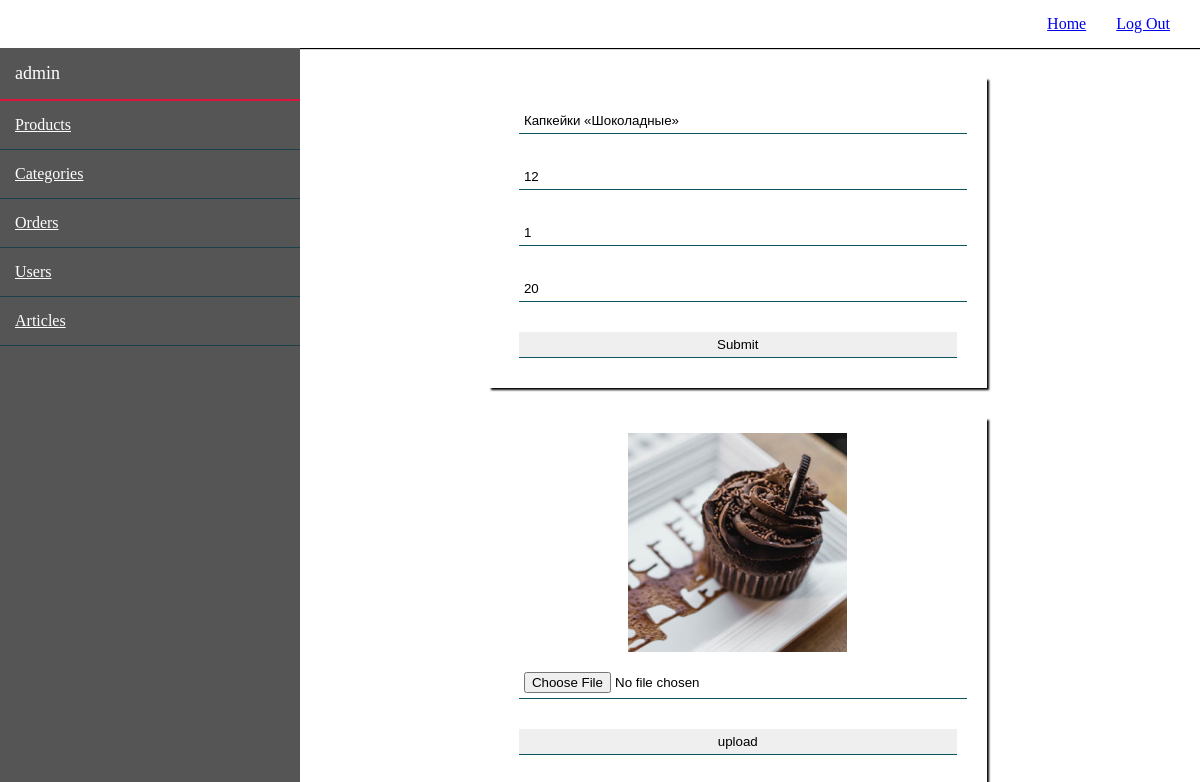
/admin/update/products/1 (signed in), run on the app's committed database.
### tables this page shows
CREATE TABLE `fields_meta` (
  `id` int(11) NOT NULL,
  `name` varchar(50) NOT NULL,
  `table_name` varchar(50) NOT NULL,
  `type` enum('text','email','disabled','file','password','date','number','bigText') NOT NULL,
  `caption` varchar(50) NOT NULL
);

CREATE TABLE `products` (
  `id` int(6) NOT NULL,
  `name` varchar(100) NOT NULL,
  `price` int(11) NOT NULL,
  `img` varchar(50) NOT NULL,
  `id_category` int(6) NOT NULL,
  `amount` int(5) NOT NULL
);

### core/routing/Route.php (called while the page is built, shortened)
<?php
class Route
{
    protected $uri;
    protected $method;
    public function __construct(string $uri, string $action, string $method = null)
    {
        $this->uri = $uri;
        $temp = explode('/', $action);
        $this->method = $method;
    }
    protected function checkMethod(string $method): bool
    {
        if($this->method === null) {
            return true;
        }
        return strtolower($this->method) === strtolower($method);
    }
    public function checkURI($uri): bool
    {
        return preg_match("~^$this->uri$~", $uri);
    }
    public function checkRequest(Request $request): bool
    {
        if(!$this->checkMethod($request->method)){
            return false;
        }
        if(!$this->checkURI($request->uri)) {
            return false;
        }
        return true;
    }
}
function route(string $uri, string $action, string $method = null) {
    return new Route($uri, $action, $method);
}

### config/routes.php (called while the page is built, shortened)
<?php
    return [
        route('', 'PageController/showHomePage'),
        route('contact', 'PageController/showContactPage'),
        route('about', 'PageController/showAboutPage'),
        route('blog', 'PageController/showBlogPage'),
        route('single/([0-9]+)', 'PageController/showSinglePage/$1'),
        route('cake/([0-9]+)', 'PageController/showCakePage/$1'),
        route('login', 'AuthController/showLoginForm', GET),
        route('login', 'AuthController/processLogin', POST),
        route('register', 'AuthController/showRegistrationForm', GET),
        route('register', 'AuthController/processRegistration', POST),
        route('logout', 'AuthController/logout'),
        route('admin/list/([a-z]+)/([0-9]+)', 'AdminController/listAdminPage/$1/$2'),
        route('admin/add/([a-z]+)', 'AdminController/addShowAdminPage/$1', GET),
        route('admin/add/([a-z]+)', 'AdminController/addProcessAdminPage/$1', POST),
        route('admin/delete/([a-z]+)/([0-9]+)', 'AdminController/deleteAdminPage/$1/$2'),
        route('admin/update/([a-z]+)/([0-9]+)', 'AdminController/updateShowAdminPage/$1/$2', GET),
        route('admin/update/([a-z]+)/([0-9]+)', 'AdminController/updateProcessAdminPage/$1/$2', POST),
        route('api/products', 'APIController/getProducts'),
        route('api/products/byId', 'APIController/getProductsById'),
        route('makeOrder', 'OrdersController/newOrder'),
        route('confirm', 'AuthController/showLoginForm')
    ];

### core/routing/RequestFormer.php (called while the page is built, shortened)
<?php
class RequestFormer
{
    public static function getRequest(): Request {
        $request = new Request();
        if(!empty($_SERVER['REQUEST_URI'])){
            $uri = str_replace(ROOT_DIR, '', urldecode($_SERVER['REQUEST_URI']));
            $uri = trim($uri, '/');
            $request->uri = $uri;
        }
        $request->method = $_SERVER['REQUEST_METHOD'];
        return $request;
    }
}

### core/view/View.php (called while the page is built, shortened)
<?php
class View
{
    protected $view;
    protected $params;
    public function __construct(string $view, array $params = null)
    {
        $this->view = $view;
        $this->params = $params;
    }
    public function show() {
        $params = $this->params;
        require_once ROOT . '/views/' . $this->view . '.php';
    }
}

### index.php (called while the page is built, shortened)
<?php
$router = new \core\Router();
    $router->run();

### model/services/AuthService.php (called while the page is built, shortened)
<?php
class AuthService
{
    public static function getName()
    {
        return $_SESSION['USER']['name'];
    }
}

### core/dataBase/Database/Database.php (called while the page is built, shortened)
<?php
class Database
{
    private $connection;
    public function __construct(PDO $connection)
    {
        $this->connection = $connection;
    }
    public function query(string $query, array $params = null, string $fetchClass = null): array {
        $sth = $this->connection->prepare($query);
        $sth->execute($params);
        if($fetchClass) {
            $sth->setFetchMode(PDO::FETCH_CLASS, $fetchClass);
        } else {
            $sth->setFetchMode(PDO::FETCH_ASSOC);
        }
        $result = [
            'data' => $sth->fetchAll(),
            'error' => $sth->errorInfo()
        ];
        return $result;
    }
}

### core/dataBase/SQL.php (called while the page is built, shortened)
<?php
require_once 'Database/Database.php';
class SQL
{
    private static $dbh;
    private $connection;
    private $query;
    private $params;
    function __construct(PDO $connection = null)
    {
        if ($connection) {
            $this->connection = new Database($connection);
        } else {
            $this->connection = new Database(self::$dbh);
        }
        $this->params = [];
        $this->query = [];
    }
    public static function setConnection(PDO $dbh): void
    {
        self::$dbh = $dbh;
    }
    public function table(array $table): SQL
    {
        $this->query['table'] = $table;
        return $this;
    }
    public function select(array $cols = []): SQL
    {
        $this->query['select'] = $cols;
        return $this;
    }
    public function where(array $conditions): SQL
    {
        $this->query['where'] = $conditions;
        return $this;
    }
    private function buildQuery(): string
    {
        $qStr = '';
        if ($this->checkCommand('delete')) {
            $qStr = $this->formDeleteQuery();
        } elseif ($this->checkCommand('select')) {
            $qStr = $this->formSelectQuery();
        } elseif ($this->checkCommand('insert')) {
            $qStr = $this->formInsertQuery();
        } elseif ($this->checkCommand('update')) {
            $qStr = $this->formUpdateQuery();
        }
        return $qStr;
    }
    private function formSelectQuery(): string
    {
        $qStr = 'SELECT ';
        $qStr .=  ($this->query['select'])?
            implode(', ', $this->query['select']) : '*';
        if($this->checkCommand('table')){
            $this->addFrom($qStr, $this->query['table']);
        }
        if ($this->checkCommand('where')) {
            $this->addWhere($qStr, $this->query['where']);
        }
        return $qStr;
    }
    private function addWhere(string &$qStr, array &$params, string $prefix = 'where_')
    {
        $firstCond = array_shift($params);
        $qStr .= ' WHERE ' . $firstCond->getLeft() . ' '
            . $firstCond->getOperation() . $this->getNamedParam($prefix, 0);
        $this->params[$this->getNamedParam($prefix, 0)] = $firstCond->getRight();
    }
    private function getNamedParam(string $prefix, int $num): string
    {
        return ':' . $prefix . $num;
    }
    private function checkCommand(string $command): bool
    {
        if (array_key_exists($command, $this->query)) {
            return true;
        }
        return false;
    }
    private function substituteQueryParams(string $query, array $params = null): string
    {
        foreach ($params as $key => &$value) {
            $query = str_replace($key,  $this->connection->quote($value) , $query);
        }
        return $query;
    }
    public function exec(string $fetchClass = null): SQLResult
    {
        $query = $this->buildQuery();
        $answer = $this->connection->query($query, $this->params, $fetchClass);
        $query = $this->substituteQueryParams($query, $this->params);
        return new SQLResult($answer['data'], $query, $answer['error']);
    }
}

### controllers/AdminController.php (called while the page is built, shortened)
<?php
class AdminController
{
    public  function updateShowAdminPage($tableName, $id){
        $data = $this->getDB()->table([$tableName])->
                        select()->where([\database\sql\equals('id', $id)])->
                        exec()->getData()[0];
        $fields = $this->getDB()->table(['fields_meta'])
            ->select()->where([\database\sql\equals('table_name', $tableName)])->exec()->getData();
        $files = [];
        foreach ($fields as $index => $field) {
            if ($field['type'] == 'file') {
                $files[$field['name']] = $data[$field['name']];
                unset($data[$field['name']]);
                unset($fields[$index]);
            }
        }
        $params = [
            'title' => APP_TITLE,
            'page' => 'home',
            'data' => $data,
            'fields'=>$fields,
            'tab' => ucfirst($tableName),
            'pageName'=>$tableName,
            'files' => $files
        ];
        return \core\view('adminUpdate', $params);
    }
}

### core/dataBase/conditions/Condition.php (called while the page is built, shortened)
<?php
abstract class Condition
{
    private $left;
    private $right;
    public function __construct($leftOperand, $rightOperand)
    {
        $this->left = $leftOperand;
        $this->right = $rightOperand;
    }
    public function getLeft()
    {
        return $this->left;
    }
    public function getRight()
    {
        return $this->right;
    }
}

### core/dataBase/conditions/Equals.php (called while the page is built, shortened)
<?php
require_once 'Condition.php';
class Equals extends Condition
{
    public function getOperation(): string
    {
        return '=';
    }
}

### core/Linker.php (called while the page is built, shortened)
<?php
class Linker
{
    public static function linkImage(string $name): string {
        return ROOT_DIR.'/images/'.$name;
    }
}

### views/adminUpdate.php (the view, shortened to what this page needs)
<!DOCTYPE html>
<html>
<head>
</head>
<body>
<header>
    <div class="links">
        <a href="<?= ROOT_DIR ?>">Home</a>
        <a href="<?= ROOT_DIR.'/logout' ?>">Log Out</a>
    </div>
</header>
<section class="content">
    <div class="sidebar">
        <div class="user">
            <?= AuthService::getName() ?>
        </div>
        <div class="menu">
            <div class="item"><a href="<?= ROOT_DIR.'/admin/list/products/1' ?>">Products</a></div>
            <div class="item"><a href="<?= ROOT_DIR.'/admin/list/category/1' ?>">Categories</a></div>
            <div class="item"><a href="<?= ROOT_DIR.'/admin/list/orders/1' ?>">Orders</a></div>
            <div class="item"><a href="<?= ROOT_DIR.'/admin/list/clients/1' ?>">Users</a></div>
            <div class="item"><a href="<?= ROOT_DIR.'/admin/list/articles/1' ?>">Articles</a></div>
        </div>
    </div>
    <div class="tableContent">
        <form method="post" action="<?= ROOT_DIR.'/admin/update/'.$params['pageName'].'/'.$params['data']['id'] ?>" id="form1">
            <?php foreach($params['fields'] as $field) {
                if( $field['type'] == 'disabled'  ) {
                    continue;
                }
                ?>
                <?php
                if ($field['type'] == 'bigText') {
                    ?>
                    <textarea name="<?= $field['name'] ?>">
<?=                     $params['data'][$field['name']] ?>
                     </textarea>
                <?php } else { ?>
                    <input name="<?= $field['name'] ?>" type="<?= $field['type'] ?>"
                         value="<?= $params['data'][$field['name']] ?>" >
                <?php } ?>
            <?php } ?>
            <input type="submit">
        </form>
        <?php foreach($params['files'] as $fileName => $value) { ?>
            <form method="post" enctype="multipart/form-data" action="<?= ROOT_DIR.'/admin/update/'.$params['pageName'].'/'.$params['data']['id'] ?>" id="form2">
                <div class="preview">
                    <img src="<?= \core\Linker::linkImage($value) ?>">
                </div>
                <input name="<?= $fileName ?>" type="file" accept="image/jpeg,image/png,image/jpg">
                <input type="submit" name="isFile" value="upload">
            </form>
        <?php } ?>
    </div>
</section>
</body>
</html>

### core/routing/Router.php (shortened to what this page needs)
<?php
    class Router
    {
        protected $routes;
        public function __construct()
        {
            $this->routes = require_once (ROOT . '/config/routes.php');
        }
        public function run(){
            $request = RequestFormer::getRequest();
            foreach ($this->routes as $route){
                if($route->checkRequest($request)){
                    $controller = new $controllerName;
                    $methodName = $route->getFunction();
                    $params = $route->getUriParams($request->uri);
                    $result = call_user_func_array([$controller, $methodName], $params);
                    $this->processResult($result);
                    return;
                }
            }
        }
        protected function processResult($result) {
            if($result instanceof View) {
                $result->show();
            }
        }
    }

### views/adminUpdate.php (style rules this page uses)
* { padding: 0; margin: 0; }
.preview img { width: 50%; }
.preview { display: flex; justify-content: center; }
header { padding: 15px; box-shadow: 1px 1px 1px #000; }
.links { display: flex; justify-content: flex-end; }
.links a { margin: 0 15px; display: inline-block; }
.sidebar { width: 300px; background-color: #555; color: #fff; }
.user { padding: 15px; font-size: 18px; border-bottom: 2px solid crimson; }
.menu .item { padding: 15px; border-bottom: 1px solid #1a404b; }
.menu .item a { color: #fff; display: block; }
.content { display: flex; justify-content: flex-start; flex-wrap: nowrap; }
form { width: 50%; margin: 30px auto; box-shadow: 2px 2px 2px #000; padding: 15px 30px; }
form input { width: 100%; padding: 5px; border: none; border-bottom: 1px solid #0c5460; margin: 15px 0; }

### data on the page
fields_meta: name "Капкейки «Шоколадные»"
fields_meta: price "12"
fields_meta: id_category "1"
fields_meta: amount "20"
